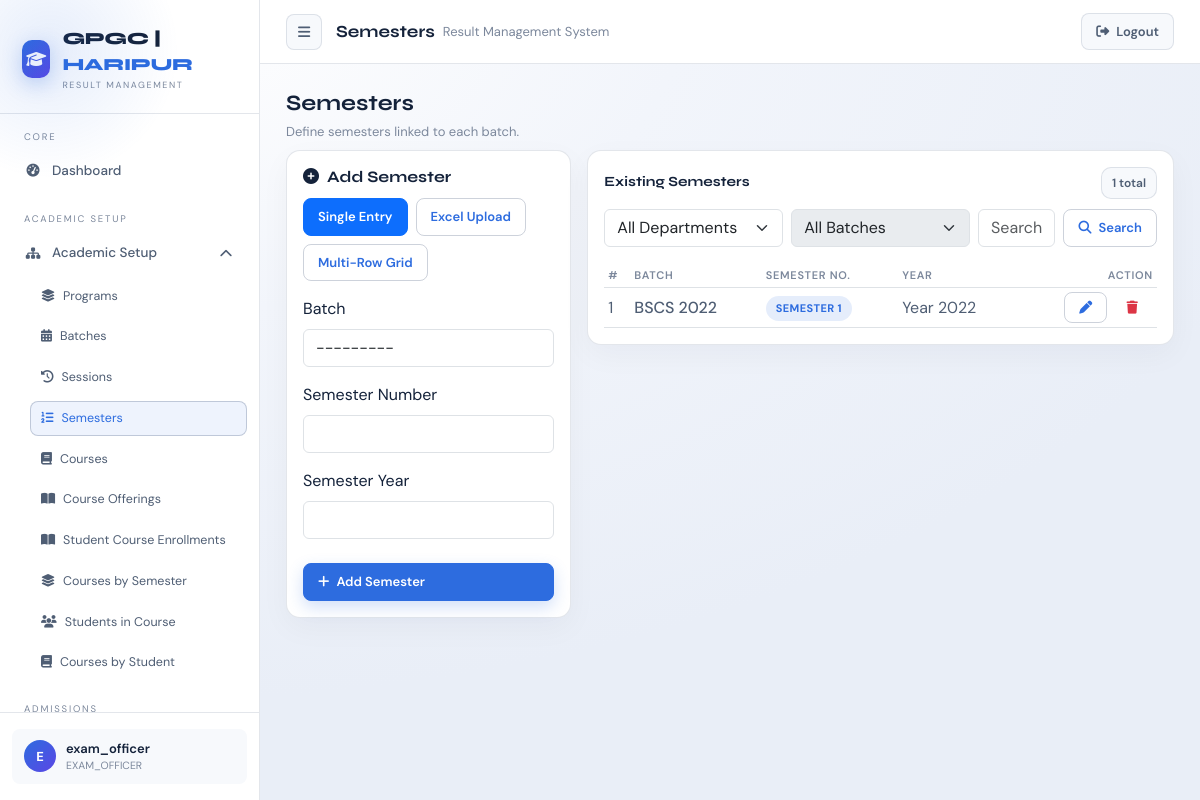
The app's page /academics/semesters/ (signed in) with its own data.
### accounts/models.py (models this page shows, shortened)
class User(AbstractUser):
    department = models.ForeignKey(
        "academics.Department",
        on_delete=models.SET_NULL,
        null=True,
        blank=True,
        related_name="users"
    )
    is_locked = models.BooleanField(default=False)
    def in_group(self, name):
        return self.groups.filter(name=name).exists()
    def is_exam_officer(self):
        return self.in_group("EXAM_OFFICER")
    def is_dept_controller(self):
        return self.in_group("DEPT_CONTROLLER") or self.in_group("INTERNAL_EXAM_CONTROLLER")
    def is_student(self):
        return self.in_group("STUDENT")
    def is_department_scoped(self):
        return self.is_dept_controller()

### academics/models.py (models this page shows, shortened)
class Semester(models.Model):
    batch = models.ForeignKey(
        Batch,
        on_delete=models.CASCADE,
        related_name="semesters"
    )
    semester_number = models.IntegerField()
    semester_year = models.IntegerField() # as 1st year, 2nd year, etc.

class Batch(models.Model):
    department = models.ForeignKey(
        Department,
        on_delete=models.CASCADE,
        related_name="batches"
    )
    title = models.CharField(max_length=100)  # e.g. "Batch 2024"
    name = models.CharField(max_length=100)  # e.g. "Computer Science Batch 2024"
    start_date = models.DateField()
    program = models.CharField(max_length=100)
    status = models.CharField(max_length=20, default="ACTIVE")
    def __str__(self):
        return f"{self.program} {self.start_date.year}"

### academics/custom_views/semester_views.py (the view)
# urls.py: path("semesters/", views.semesters_view, name="semesters"),
@login_required(login_url="accounts:login_page")
@never_cache
def semesters_view(request):
    deny = _require_semesters_read(request)
    if deny:
        return deny
    search = request.GET.get("search", "").strip()
    department_id = request.GET.get("department_id", "")
    batch_id = request.GET.get("batch_id", "")
    if request.user.is_department_scoped() and request.user.department_id:
        department_id = str(request.user.department_id)
    qs = Semester.objects.select_related("batch").order_by("batch", "semester_number")
    if department_id:
        qs = qs.filter(batch__department_id=department_id)
    if batch_id:
        qs = qs.filter(batch_id=batch_id)
    if search:
        qs = qs.filter(
            Q(semester_number__icontains=search)
            | Q(batch__name__icontains=search)
            | Q(batch__title__icontains=search)
        )
    paginator = Paginator(qs, 10)
    page_obj = paginator.get_page(request.GET.get("page"))
    form = SemesterForm()
    batches = Batch.objects.all().order_by("-start_date")
    if department_id:
        batches = batches.filter(department_id=department_id)
    departments = Department.objects.filter(is_active=True)
    if request.user.is_department_scoped() and request.user.department_id:
        departments = departments.filter(id=request.user.department_id)
    return render(request, "academics/semesters.html", {
        "semesters": page_obj,
        "page_obj": page_obj,
        "form": form,
        "search": search,
        "batches": batches,
        "departments": departments,
        "department_id": department_id,
        "batch_id": batch_id,
    })

### templates/academics/semesters.html (shortened to what this page needs)
{% extends "dashboard/layout.html" %}
{% load permissions_tags %}
{% block topbar_display %}Semesters{% endblock %}
{% block dashboard_content %}
<div class="rms-page-head">
    <h2>Semesters</h2>
    <p>Define semesters linked to each batch.</p>
</div>
<div class="row g-3">
    <div class="col-lg-4">
        <div class="rms-card">
            <div class="section-head">
                <h3><i class="fas fa-plus-circle me-2"></i>Add Semester</h3>
            </div>
            <div class="d-flex flex-wrap gap-2 mb-3">
                <button class="btn btn-sm btn-outline-primary rms-tab-btn active" type="button" data-tab="sem-single">
                    Single Entry
                </button>
                <button class="btn btn-sm btn-outline-primary rms-tab-btn" type="button" data-tab="sem-excel">
                    Excel Upload
                </button>
                <button class="btn btn-sm btn-outline-primary rms-tab-btn" type="button" data-tab="sem-grid">
                    Multi-Row Grid
                </button>
            </div>
            <div class="rms-tab-panel" data-tab-panel="sem-single">
            <form method="post" action="{% url 'academics:create_semester' %}">
                <div class="mb-3">
                    <label class="form-label" for="{{ form.batch.id_for_label }}">{{ form.batch.label }}</label>
                    {{ form.batch }}
                </div>
                <div class="mb-3">
                    <label class="form-label" for="{{ form.semester_number.id_for_label }}">{{ form.semester_number.label }}</label>
                    {{ form.semester_number }}
                </div>
                <div class="mb-4">
                    <label class="form-label" for="{{ form.semester_year.id_for_label }}">{{ form.semester_year.label }}</label>
                    {{ form.semester_year }}
                </div>
                <button type="submit" class="btn btn-primary w-100">
                    <i class="fas fa-plus"></i> Add Semester
                </button>
            </form>
            </div>
        </div>
    </div>
    <div class="col-lg-8">
        <div class="rms-card">
            <div class="rms-section-title">
                <h5>Existing Semesters</h5>
                <span class="badge-soft rms-muted">{{ page_obj.paginator.count }} total</span>
            </div>
            <form action="" method="get" class="row g-2 mb-3 align-items-center" data-chain-group="semesters" data-auto-submit>
                <div class="col-md-4">
                    {% if request.user.is_exam_officer %}
                    <select class="form-select" name="department_id" data-chain="department">
                        <option value="">All Departments</option>
                    </select>
                    {% endif %}
                </div>
                <div class="col-md-4">
                    <select class="form-select" name="batch_id" data-chain="batch" data-chain-parent="department"
                        data-ajax-url="{% url 'enrollments:ajax_batches' %}" data-ajax-param="department_id">
                        <option value="">All Batches</option>
                    </select>
                </div>
                <div class="col">
                    <input type="text" name="search" class="form-control" placeholder="Search by batch or semester number…"
                        value="{{ search }}">
                </div>
                <div class="col-auto">
                    <button type="submit" class="btn btn-outline-primary">
                        <i class="fas fa-magnifying-glass"></i> Search
                    </button>
                </div>
            </form>
            <div class="rms-table-wrap">
                <table class="table table-sm align-middle rms-table mb-0">
                    <thead>
                        <tr>
                            <th>#</th>
                            <th>Batch</th>
                            <th>Semester No.</th>
                            <th>Year</th>
                            <th class="text-end">Action</th>
                        </tr>
                    </thead>
                    <tbody>
                        {% for semester in semesters %}
                        <tr>
                            <td>{{ page_obj.start_index|add:forloop.counter0 }}</td>
                            <td class="fw-500">{{ semester.batch }}</td>
                            <td><span class="chip blue">Semester {{ semester.semester_number }}</span></td>
                            <td>Year {{ semester.semester_year }}</td>
                            <td class="text-end">
                                <button class="btn btn-sm btn-outline-primary" type="button"
                                    data-bs-toggle="collapse" data-bs-target="#edit-sem-{{ semester.pk }}"
                                    aria-expanded="false" aria-label="Edit semester {{ semester.semester_number }}">
                                    <i class="fas fa-pen"></i>
                                </button>
                                {% can request.user "SEMESTERS" "delete" as can_delete_semesters %}
                                {% if can_delete_semesters %}
                                <form method="post" action="{% url 'academics:delete_semester' semester.pk %}"
                                    class="d-inline"
                                    onsubmit="return confirm('Delete Semester {{ semester.semester_number }} of {{ semester.batch }}? This cannot be undone.');">
                                    <button type="submit" class="btn btn-sm btn-outline-danger"
                                        aria-label="Delete semester {{ semester.semester_number }}">
                                        <i class="fas fa-trash"></i>
                                    </button>
                                </form>
                                {% endif %}
                            </td>
                        </tr>
                        {% endfor %}
                    </tbody>
                </table>
            </div>
        </div>
    </div>
</div>
{% endblock %}

### templates/dashboard/layout.html (shortened to what this page needs)
{% extends "base.html" %}
{% load permissions_tags %}
{% block content %}
{% with path=request.path %}
<div class="app-shell" id="appShell">
    <aside class="sidebar">
        <div class="logo-area">
            <div class="logo-icon"><i class="fas fa-graduation-cap"></i></div>
            <div>
                <div class="logo-text">GPGC | <span>HARIPUR</span></div>
                <div class="logo-sub">Result Management</div>
            </div>
        </div>
        <div class="sidebar-nav">
        <div class="nav-section">
            <div class="nav-label">Core</div>
            <a class="nav-item{% if '/accounts/dashboard/' in path %} active{% endif %}"
                href="{% url 'accounts:dashboard' %}">
                <i class="fas fa-gauge-high"></i> Dashboard
            </a>
        </div>
        {% can request.user "BATCHES" "read" as can_batches %}
        {% can request.user "SESSIONS" "read" as can_sessions %}
        {% can request.user "SEMESTERS" "read" as can_semesters %}
        {% can request.user "COURSES" "read" as can_courses %}
        {% can request.user "COURSE_OFFERINGS" "read" as can_offerings %}
        {% can request.user "ENROLLMENTS" "read" as can_enrollments %}
        {% if can_batches or can_sessions or can_semesters or can_courses or can_offerings or can_enrollments %}
        <div class="nav-section">
            <div class="nav-label">Academic Setup</div>
            <div class="nav-group open">
                <div class="nav-item nav-toggle" data-toggle="academic-setup-menu">
                    <span style="display:flex;align-items:center;gap:10px;">
                        <i class="fas fa-sitemap"></i> Academic Setup
                    </span>
                    <i class="fas fa-chevron-down nav-caret"></i>
                </div>
                <div class="nav-submenu" id="academic-setup-menu">
                    {% if request.user.is_exam_officer %}
                    <a class="nav-subitem{% if '/academics/departments/' in path %} active{% endif %}"
                        href="{% url 'academics:departments' %}">
                        <i class="fas fa-layer-group"></i> Programs
                    </a>
                    {% endif %}
                    <a class="nav-subitem{% if '/academics/batches/' in path %} active{% endif %}"
                        href="{% url 'academics:batches' %}">
                        <i class="fas fa-calendar-days"></i> Batches
                    </a>
                    <a class="nav-subitem{% if '/academics/sessions/' in path %} active{% endif %}"
                        href="{% url 'academics:sessions' %}">
                        <i class="fas fa-clock-rotate-left"></i> Sessions
                    </a>
                    <a class="nav-subitem{% if '/academics/semesters/' in path %} active{% endif %}"
                        href="{% url 'academics:semesters' %}">
                        <i class="fas fa-list-ol"></i> Semesters
                    </a>
                    <a class="nav-subitem{% if '/courses/courses/' in path %} active{% endif %}"
                        href="{% url 'courses:courses' %}">
                        <i class="fas fa-book"></i> Courses
                    </a>
                    <a class="nav-subitem{% if '/courses/offerings/' in path %} active{% endif %}"
                        href="{% url 'courses:course_offerings' %}">
                        <i class="fas fa-book-open"></i> Course Offerings
                    </a>
                    <a class="nav-subitem{% if '/enrollments/enrollments/' in path %} active{% endif %}"
                        href="{% url 'enrollments:enrollments' %}">
                        <i class="fas fa-book-open"></i> Student Course Enrollments
                    </a>
                    <a class="nav-subitem{% if '/enrollments/semester-courses/' in path %} active{% endif %}"
                        href="{% url 'enrollments:semester_courses' %}">
                        <i class="fas fa-layer-group"></i> Courses by Semester
                    </a>
                    <a class="nav-subitem{% if '/enrollments/course-students/' in path %} active{% endif %}"
                        href="{% url 'enrollments:course_students' %}">
                        <i class="fas fa-users"></i> Students in Course
                    </a>
                    <a class="nav-subitem{% if '/enrollments/student-courses/' in path %} active{% endif %}"
                        href="{% url 'enrollments:student_courses' %}">
                        <i class="fas fa-book"></i> Courses by Student
                    </a>
                </div>
            </div>
        </div>
        {% endif %}
        {% can request.user "STUDENTS" "read" as can_students %}
        {% if can_students %}
        <div class="nav-section">
            <div class="nav-label">Admissions</div>
        </div>
        {% endif %}
        {% can request.user "EXAMS" "read" as can_exams %}
        {% can request.user "RESULTS" "read" as can_results %}
        </div>
        <div class="sidebar-footer">
            <div class="user-card">
                <div class="user-avatar">{{ request.user.username|first|upper }}</div>
                <div style="flex:1;overflow:hidden;">
                    <div class="user-name">{{ request.user.username }}</div>
                    <div class="user-role">
                        {% for g in request.user.groups.all %}
                        {{ g.name }}{% if not forloop.last %}, {% endif %}
                        {% empty %}
                        —
                        {% endfor %}
                    </div>
                </div>
            </div>
        </div>
    </aside>
    <div class="main">
        <div class="topbar">
            <button class="top-btn" type="button" id="sidebarToggle" aria-label="Toggle sidebar">
                <i class="fas fa-bars"></i>
            </button>
            <div class="topbar-title">
                {% block topbar_display %}{% endblock %}
                <span>Result Management System</span>
            </div>
            <div class="topbar-actions">
                <a class="btn btn-ghost" href="{% url 'accounts:logout' %}">
                    <i class="fas fa-right-from-bracket"></i> Logout
                </a>
            </div>
        </div>
        <div class="content">
            {% block dashboard_content %}{% endblock %}
        </div>
    </div>
</div>
{% endwith %}
{% endblock %}

### records on screen
User: user.username|first "E", user.username "exam_officer"
Semester: start_index|add "1", batch "BSCS 2022", semester_number "1", semester_year "2022"

### other values on screen
{{ g.name }} "EXAM_OFFICER"
{{ page_obj.paginator.count }} "1"
